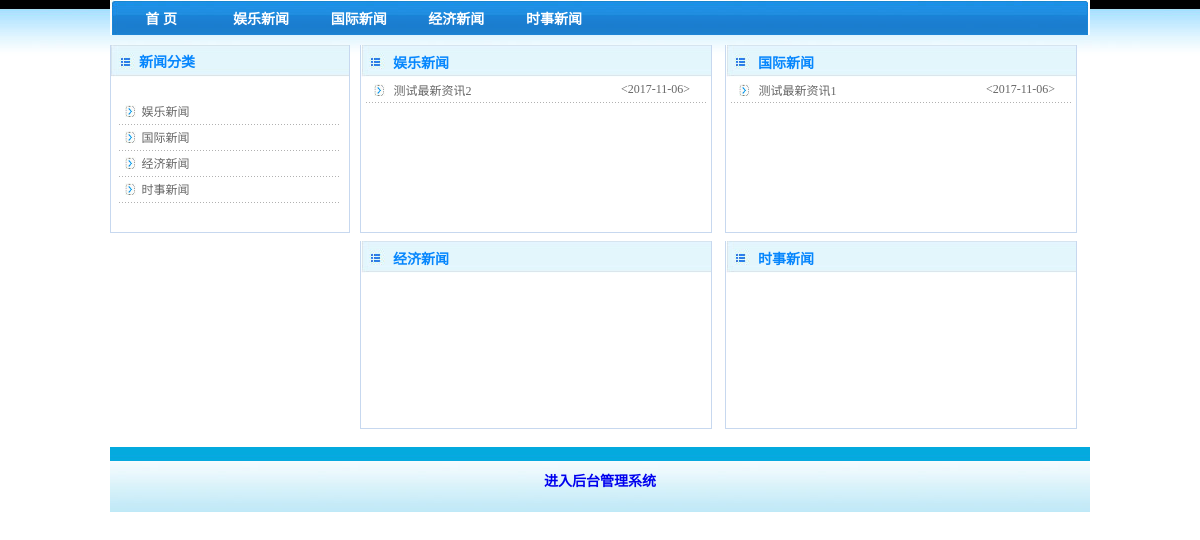
The page / on the database its author committed.
### tables this page shows
CREATE TABLE `category` (
  `c_id` int(4) NOT NULL AUTO_INCREMENT,
  `category` varchar(100) DEFAULT NULL,
  PRIMARY KEY (`c_id`)
);

CREATE TABLE `arc` (
  `arc_id` int(4) NOT NULL AUTO_INCREMENT,
  `title` varchar(100) DEFAULT NULL,
  `content` text,
  `rq` date DEFAULT NULL,
  `c_id` int(4) NOT NULL,
  PRIMARY KEY (`arc_id`)
);

### inc/func.php (called while the page is built, shortened)
<?
function left($title,$length){
$encoding='gb2312';
return $title;
}
?>

### index.php (the view, shortened to what this page needs)
<?
include("inc/conn.php");
include("inc/func.php");
?>
<!DOCTYPE html PUBLIC "-//W3C//DTD XHTML 1.0 Transitional//EN" "http://www.w3.org/TR/xhtml1/DTD/xhtml1-transitional.dtd">
<html xmlns="http://www.w3.org/1999/xhtml">
<head>
<link href="css.css" rel="stylesheet" type="text/css" />
</head>
<body>
<?
include("top.php");
?>
<table width="100" height="6" border="0" align="center" cellpadding="0" cellspacing="0">
  <tr>
    <td height="10"></td>
  </tr>
</table>
<table width="980" height="386" border="0" align="center" cellpadding="0" cellspacing="0">
  <tr>
    <td width="240" height="386" align="left" valign="top"><table width="100%" border="0" cellpadding="0" cellspacing="0">
      <tr>
        <td height="186" align="left" valign="top">
		<?
		include("inc_category.php");
		?>
		</td>
      </tr>
    </table></td>
    <td width="10">&nbsp;</td>
    <td align="left" valign="top">
	<table width="100%" border="0" cellspacing="0" cellpadding="0">
<?
$sql=mysqli_query($conn, "select * from category order by c_id desc");
while($row=mysqli_fetch_array($sql))
{
$m=$m+1;
$arry[$m]=$row["category"];
$arryid[$m]=$row["c_id"];
}
?>
<?
for($i=1;$i<=3;$i++){
?>
      <tr>
	  <?
		  for($j=1;$j<=2;$j++)
			{
			  $t++;
		?>
        <td width="358" height="188" align="left" valign="top"><table width="100%" border="0" cellpadding="0" cellspacing="0" class="border">
          <tr>
            <td height="32" background="images/lanmu_z.jpg">　　<span class="Zred"><? echo $arry[$t]?></span></td>
          </tr>
          <tr>
   <td height="147" align="left" valign="top">
   <table width="97%" border="0" align="center" cellpadding="0" cellspacing="0">
   <?
   $query=mysqli_query($conn ,"select * from arc where c_id='".$arryid[$t]."' order by arc_id desc limit 6");
   while($rs=mysqli_fetch_array($query))
   {
   ?>
                <tr>
                  <td width="8%" height="25" align="center" valign="middle"><span class="red12"><img src="images/icon_02.jpg" width="11" height="12" /></span></td>
                  <td width="67%" align="left" valign="middle"><a href="show_arc.php?id=<?=$rs["arc_id"]?>" class="text12"><?=left($rs["title"],16)?></a></td>
                  <td width="25%" align="left" valign="middle" class="text12">&lt;<?=$rs["rq"]?>&gt;</td>
                </tr>
                <tr>
                  <td height="1" colspan="3" background="images/dot.gif"></td>
                </tr>
				<?
				}
				?>
            </table>
   </td>
          </tr>
          <tr>
            <td height="8" colspan="2" background=""></td>
          </tr>
        </table></td>
        <td width="13">&nbsp;</td>
		<?
				if($t==sizeof($arry)) break;
				}
			?>
      </tr>
	   <tr>
        <td height="8" colspan="3"></td>
        </tr>
      <tr>
      <?
	if($t==sizeof($arry)) break;
		}
				?>
    </table></td>
  </tr>
</table>
<table width="100" height="10" border="0" align="center" cellpadding="0" cellspacing="0">
  <tr>
    <td height="6"></td>
  </tr>
</table>
<?
include("copy.php");
?>
</body>
</html>

### top.php (shortened to what this page needs)
<table width="980" height="35" border="0" align="center" cellpadding="0" cellspacing="0" bgcolor="#999999">
  <tr>
    <td background="images/dh.jpg"><table width="935" height="22" border="0" cellpadding="0" cellspacing="0">
      <tr>
        <td width="145" align="center"><a href="index.php" class="bs">首 页</a></td>
<?
$q=mysqli_query($conn, "select * from category");
while($rst=mysqli_fetch_array($q))
{
?>
 <td width="138" align="center"><a href="arc.php?c_id=<?=$rst["c_id"]?>" class="bs"><?=$rst["category"]?></a></td>
<?
}
?>
        <td width="514" class="bs">&nbsp;</td>
        <td width="138">&nbsp;</td>
      </tr>
    </table></td>
  </tr>
</table>

### inc_category.php (shortened to what this page needs)
<table width="100%" border="0" cellpadding="0" cellspacing="0" class="border">
          <tr>
            <td height="32" background="images/lanmu_x.jpg" bgcolor="#E4E4E4" class="Zred">　　新闻分类</td>
          </tr>
          <tr>
            <td height="147" align="center" valign="middle"><table width="93%" border="0" align="center" cellpadding="0" cellspacing="0">
<?
$q=mysqli_query($conn, "select * from category");
while($rst=mysqli_fetch_array($q))
{
?>
                <tr>
                  <td width="10%" height="25" align="center" valign="middle"><span class="red12"><img src="images/icon_02.jpg" width="11" height="12" /></span></td>
                  <td width="90%" align="left" valign="middle" class="text12"><a href="arc.php?c_id=<?=$rst["c_id"]?>" class="text12">
       <?=$rst["category"]?>
     </a></td>
                </tr>
                <tr>
                  <td height="1" colspan="2" background="images/dot.gif"></td>
                </tr>
<?
}
?>
            </table></td>
          </tr>
          <tr>
            <td height="8" colspan="2" background=""></td>
          </tr>
        </table>

### copy.php
<table width="980" height="65" border="0" align="center" cellpadding="0" cellspacing="0">
  <tr>
    <td align="center" valign="middle" background="images/copy.jpg" class="Zred"><a href="houtai/Admin_Login.php">进入后台管理系统</a></td>
  </tr>
</table>

### css.css (style rules this page uses)
body { margin-left: 0px; margin-top: 0px; margin-right: 0px; margin-bottom: 0px; background-color: #ffffff; }
td { font-family: Arial, Helvetica, sans-serif; }
a:link { text-decoration: none; }
.bs { font-size:14px; color:#ffffff; font-weight:bolder; }
.border { border-left:#c7d8ef solid 1px; border-right:#c7d8ef solid 1px;border-bottom:#c7d8ef solid 1px; }
.text12 { font-size:12px; color:#666666; font-family: "宋体"; text-decoration:none; }
.Zred { color:#0686fd;font-size:14px; text-decoration:none;font-weight:bolder; }

### rows shown on the page
category: category "娱乐新闻"
category: category "国际新闻"
category: category "经济新闻"
category: category "时事新闻"
arc: title "测试最新资讯2", rq "2017-11-06"
arc: title "测试最新资讯1", rq "2017-11-06"

### other values the page prints
$arry[$t] "娱乐新闻"
$arry[$t] "国际新闻"
$arry[$t] "经济新闻"
$arry[$t] "时事新闻"
